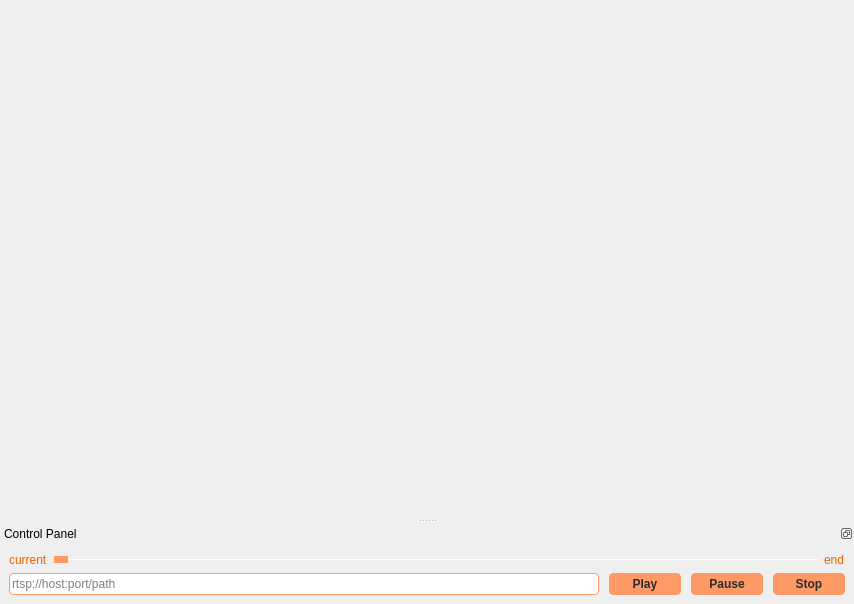
<?xml version="1.0" encoding="UTF-8"?>
<ui version="4.0">
 <class>MainWindow</class>
 <widget class="QMainWindow" name="MainWindow">
  <property name="geometry">
   <rect>
    <x>0</x>
    <y>0</y>
    <width>854</width>
    <height>604</height>
   </rect>
  </property>
  <property name="windowTitle">
   <string>Media Player</string>
  </property>
  <property name="autoFillBackground">
   <bool>false</bool>
  </property>
  <property name="styleSheet">
   <string notr="true"/>
  </property>
  <property name="animated">
   <bool>true</bool>
  </property>
  <property name="documentMode">
   <bool>false</bool>
  </property>
  <property name="tabShape">
   <enum>QTabWidget::Rounded</enum>
  </property>
  <widget class="QWidget" name="centralwidget">
   <layout class="QVBoxLayout" name="verticalLayout">
    <property name="spacing">
     <number>0</number>
    </property>
    <property name="leftMargin">
     <number>0</number>
    </property>
    <property name="topMargin">
     <number>0</number>
    </property>
    <property name="rightMargin">
     <number>0</number>
    </property>
    <property name="bottomMargin">
     <number>0</number>
    </property>
   </layout>
  </widget>
  <widget class="QDockWidget" name="dockWidget_3">
   <property name="styleSheet">
    <string notr="true"/>
   </property>
   <property name="features">
    <set>QDockWidget::DockWidgetFloatable|QDockWidget::DockWidgetMovable</set>
   </property>
   <property name="allowedAreas">
    <set>Qt::BottomDockWidgetArea|Qt::TopDockWidgetArea</set>
   </property>
   <property name="windowTitle">
    <string>Control Panel</string>
   </property>
   <attribute name="dockWidgetArea">
    <number>8</number>
   </attribute>
   <widget class="QWidget" name="dockWidgetContents_3">
    <layout class="QVBoxLayout" name="verticalLayout_2">
     <item>
      <layout class="QHBoxLayout" name="horizontalLayout_0">
       <item>
        <widget class="QLabel" name="curTimeLabel">
         <property name="styleSheet">
          <string notr="true">QLabel {
	color: rgb(235,97,0);
}</string>
         </property>
         <property name="text">
          <string>current</string>
         </property>
        </widget>
       </item>
       <item>
        <widget class="QSlider" name="progressSlider">
         <property name="contextMenuPolicy">
          <enum>Qt::DefaultContextMenu</enum>
         </property>
         <property name="styleSheet">
          <string notr="true">QSlider::groove:horizontal {
	border: 0px; 
} 
QSlider::sub-page:horizontal {
	background: rgb(235,97,0);
	border-radius: 2px; 
	margin-top:8px; 
	margin-bottom:8px; 
} 
QSlider::add-page:horizontal { 
	background: rgb(255,255,255); 
	border: 0px; 
	border-radius: 2px; 
	margin-top:8px;
	margin-bottom:8px; 
} 
QSlider::handle:horizontal { 
	background: rgb(255,153,102); 
	border: 1px solid rgb(255,153,102); 
	width: 12px; 
	height:4px; 
	border-radius: 7px; 
	margin-top:4px; 
	margin-bottom:4px; 
} 
QSlider::handle:horizontal:hover { 
	background: rgb(255,128,6);
	border: 1px solid rgb(255,128,6); 
	border-radius:7px; 
} 
QSlider::sub-page:horizontal:disabled { 
	background: #bbb; 
	border-color: #999; 
} 
QSlider::add-page:horizontal:disabled {
	background: #eee; 
	border-color: #999; 
} 
QSlider::handle:horizontal:disabled { 
	background: #eee;
	border: 1px solid #eee;
	border-radius: 7px; 
}</string>
         </property>
         <property name="singleStep">
          <number>0</number>
         </property>
         <property name="pageStep">
          <number>0</number>
         </property>
         <property name="orientation">
          <enum>Qt::Horizontal</enum>
         </property>
         <property name="invertedAppearance">
          <bool>false</bool>
         </property>
         <property name="invertedControls">
          <bool>false</bool>
         </property>
         <property name="tickPosition">
          <enum>QSlider::NoTicks</enum>
         </property>
        </widget>
       </item>
       <item>
        <widget class="QLabel" name="endTimeLabel">
         <property name="styleSheet">
          <string notr="true">QLabel {
	color: rgb(235,97,0);
}</string>
         </property>
         <property name="text">
          <string>end</string>
         </property>
        </widget>
       </item>
      </layout>
     </item>
     <item>
      <layout class="QHBoxLayout" name="horizontalLayout_1">
       <property name="spacing">
        <number>10</number>
       </property>
       <item>
        <widget class="QLineEdit" name="urlLineEdit">
         <property name="styleSheet">
          <string notr="true">QLineEdit {
	height: 20px;
	width: 20px;
	border-width:2px;
	border-radius:4px;
	font-size:12px;
	color:black;
	border:1px solid rgb(255,153,102);
}
QLineEdit:hover {
	border-width:2px;
	border-radius:4px;
	font-size:16px;
	color:black;
	border:1px solid rgb(255,128,6);
}</string>
         </property>
         <property name="placeholderText">
          <string>rtsp://host:port/path</string>
         </property>
        </widget>
       </item>
       <item>
        <widget class="QPushButton" name="playBtn">
         <property name="styleSheet">
          <string notr="true">QPushButton {
	color: #2c2c2c;
	background: rgb(255,153,102);
	height: 20px;
	width: 70px;
	font: bold 12px;
	border: 1px solid rgb(255,153,102);
	border-radius: 4px;
}
QPushButton::hover {
	background: rgb(255,128,6);
	border: 1px solid rgb(255,153,102);
}
QPushButton::pressed {
	background: rgb(255,128,6);
	border: 1px solid rgb(255,153,102);
}</string>
         </property>
         <property name="text">
          <string>Play</string>
         </property>
         <property name="icon">
          <iconset>
           <normaloff>play.png</normaloff>play.png</iconset>
         </property>
        </widget>
       </item>
       <item>
        <widget class="QPushButton" name="pauseBtn">
         <property name="styleSheet">
          <string notr="true">QPushButton {
	color: #2c2c2c;
	background: rgb(255,153,102);
	height: 20px;
	width: 70px;
	font: bold 12px;
	border: 1px solid rgb(255,153,102);
	border-radius: 4px;
}
QPushButton::hover {
	background: rgb(255,128,6);
	border: 1px solid rgb(255,153,102);
}
QPushButton::pressed {
	background: rgb(255,128,6);
	border: 1px solid rgb(255,153,102);
}</string>
         </property>
         <property name="text">
          <string>Pause</string>
         </property>
         <property name="icon">
          <iconset>
           <normaloff>pause.png</normaloff>pause.png</iconset>
         </property>
        </widget>
       </item>
       <item>
        <widget class="QPushButton" name="stopBtn">
         <property name="styleSheet">
          <string notr="true">QPushButton {
	color: #2c2c2c;
	background: rgb(255,153,102);
	height: 20px;
	width: 70px;
	font: bold 12px;
	border: 1px solid rgb(255,153,102);
	border-radius: 4px;
}
QPushButton::hover {
	background: rgb(255,128,6);
	border: 1px solid rgb(255,153,102);
}
QPushButton::pressed {
	background: rgb(255,128,6);
	border: 1px solid rgb(255,153,102);
}</string>
         </property>
         <property name="text">
          <string>Stop</string>
         </property>
         <property name="icon">
          <iconset>
           <normaloff>stop.png</normaloff>stop.png</iconset>
         </property>
        </widget>
       </item>
      </layout>
     </item>
    </layout>
   </widget>
  </widget>
 </widget>
 <resources/>
 <connections/>
</ui>
